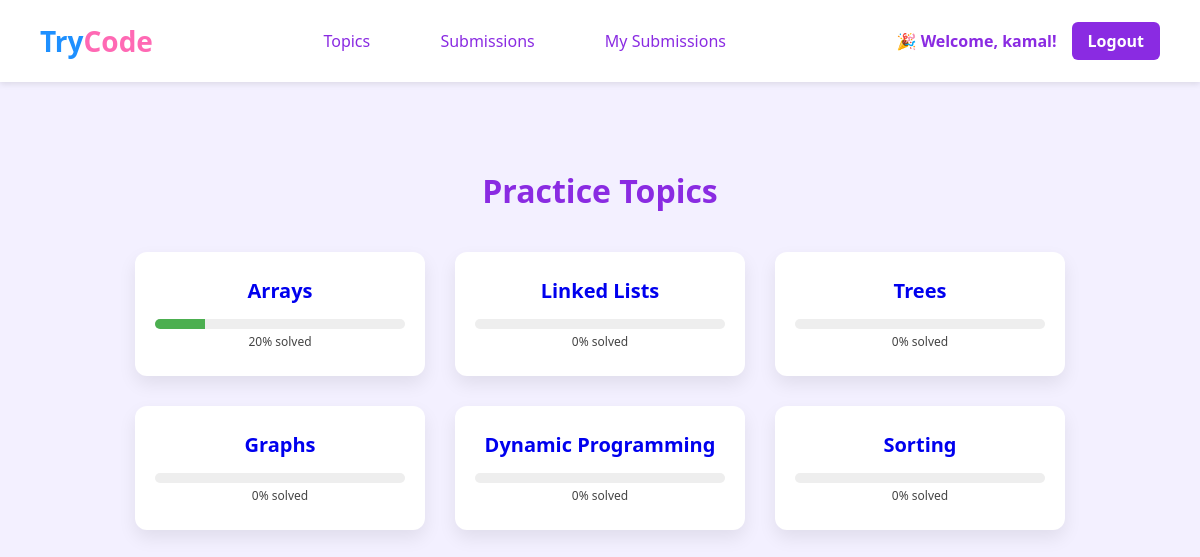
The app's page /topics/ (signed in) with its own data.
### authentication/models.py (models this page shows, shortened)
class Topic(models.Model):
    name = models.CharField(max_length=100)
    description = models.TextField(blank=True)

### authentication/views.py (the view)
# urls.py: path('topics/', views.topic_list_view, name='topics'),
@login_required
def topic_list_view(request):
    topics = Topic.objects.all()
    progress = {}
    for topic in topics:
        total = topic.problems.count()
        solved = Submission.objects.filter(
            user=request.user,
            verdict='Accepted',
            problem__topic=topic
        ).values('problem').distinct().count()
        percentage = round((solved / total) * 100) if total > 0 else 0
        progress[topic.id] = percentage
    return render(request, 'topic.html', {'topics': topics, 'progress': progress})

### authentication/templatetags/get_item_tags.py (called while the page is built)
@register.filter
def get_item(dictionary, key):
    return dictionary.get(key)

### authentication/templates/topic.html (shortened to what this page needs)
{% extends "home.html" %}
{% load get_item_tags %}
{% block content %}
<main id="topics-section" class="topics-section">
  <h2>Practice Topics</h2>
  <div class="topic-grid">
    {% for topic in topics %}
      <div class="topic-card">
        <div class="topic-name">
          <a href="{% url 'problem_list' topic.id %}">{{ topic.name }}</a>
        </div>
        <div class="progress-container">
          <div class="progress-bar">
            <div class="progress-fill" style="width: {{ progress|get_item:topic.id }}%;"></div>
          </div>
          <span class="progress-label">{{ progress|get_item:topic.id }}% solved</span>
        </div>
      </div>
    {% empty %}
      <p>No topics available.</p>
    {% endfor %}
  </div>
</main>
{% endblock %}

### authentication/templates/home.html (shortened to what this page needs)
<!DOCTYPE html>
<html lang="en">
<head>
</head>
<body>
  <header class="main-header">
    <a href="#" class="logo">Try<span class="code-highlight">Code</span></a>
    <nav class="nav-links">
      <a href="{% url 'topics' %}" id="nav_bar">Topics</a>
      <a href="{% url 'submission_list' %}" id = "nav_bar">Submissions</a>
      <a href="{% url 'my_submission_list' %}" id="nav_bar">My Submissions</a>
    </nav>
    <div class="user-greeting">
      <span>🎉 Welcome, {{ request.user.username }}!</span>
      <a href="{% url 'logout' %}" class="logout-btn">Logout</a>
    </div>
  </header>
 <div>
  {% block content %}{% endblock %}
 </div>
</body>
</html>

### authentication/templates/home.html (style rules this page uses)
html { scroll-behavior: smooth; }
body { margin: 0; font-family: 'Segoe UI', Tahoma, sans-serif; background-color: #f3f0ff; color: #333; }
.logo { font-size: 28px; font-weight: bold; font-family: 'Segoe UI', Tahoma, sans-serif; text-decoration: none; color: #1e90ff; }
.logo .code-highlight { color: #ff69b4; }
.main-header { display: flex; justify-content: space-between; align-items: center; background-color: white; padding: 20px 40px; box-shadow: 0 2px 6px rgba(0, 0, 0, 0.1); }
.nav-links a { margin: 0 15px; text-decoration: none; color: blueviolet; font-weight: 500; transition: color 0.3s ease; }
.user-greeting { display: flex; align-items: center; gap: 15px; font-weight: 600; color: blueviolet; }
.logout-btn { padding: 8px 16px; background-color: blueviolet; color: white; text-decoration: none; border-radius: 6px; font-weight: bold; transition: background-color 0.3s ease; }
.nav-links #nav_bar { display: inline-block; padding: 10px 18px; font-size: 16px; color: blueviolet; text-decoration: none; border-radius: 8px; transition: all 0.3s ease; position: relative; }
.nav-links #nav_bar::after { content: ""; position: absolute; left: 0; bottom: 0; height: 3px; width: 100%; background-color: blueviolet; transform: scaleX(0); transition: transform 0.3s ease; }

### authentication/templates/topic.html (style rules this page uses)
.topics-section { padding: 60px 20px; text-align: center; }
.topics-section h2 { font-size: 32px; color: blueviolet; margin-bottom: 40px; }
.topic-grid { display: flex; flex-wrap: wrap; justify-content: center; gap: 30px; padding: 0 40px; }
.topic-card { background-color: white; width: 250px; padding: 25px 20px; border-radius: 12px; box-shadow: 0 8px 18px rgba(0, 0, 0, 0.08); text-align: center; transition: transform 0.2s ease; }
.topic-name { font-size: 20px; font-weight: 600; color: blueviolet; margin-bottom: 15px; }
.topic-name a { text-decoration: None; }
.progress-container { width: 100%; margin-top: 8px; }
.progress-bar { height: 10px; background-color: #eee; border-radius: 6px; overflow: hidden; }
.progress-fill { height: 100%; background-color: #4caf50; transition: width 0.4s ease; }
.progress-label { font-size: 12px; margin-top: 4px; color: #444; }

### records on screen
Topic: name "Arrays", id "20"
Topic: name "Linked Lists", id "0"
Topic: name "Trees", id "0"
Topic: name "Graphs", id "0"
Topic: name "Dynamic Programming", id "0"
Topic: name "Sorting", id "0"

### other values on screen
{{ request.user.username }} "kamal"
